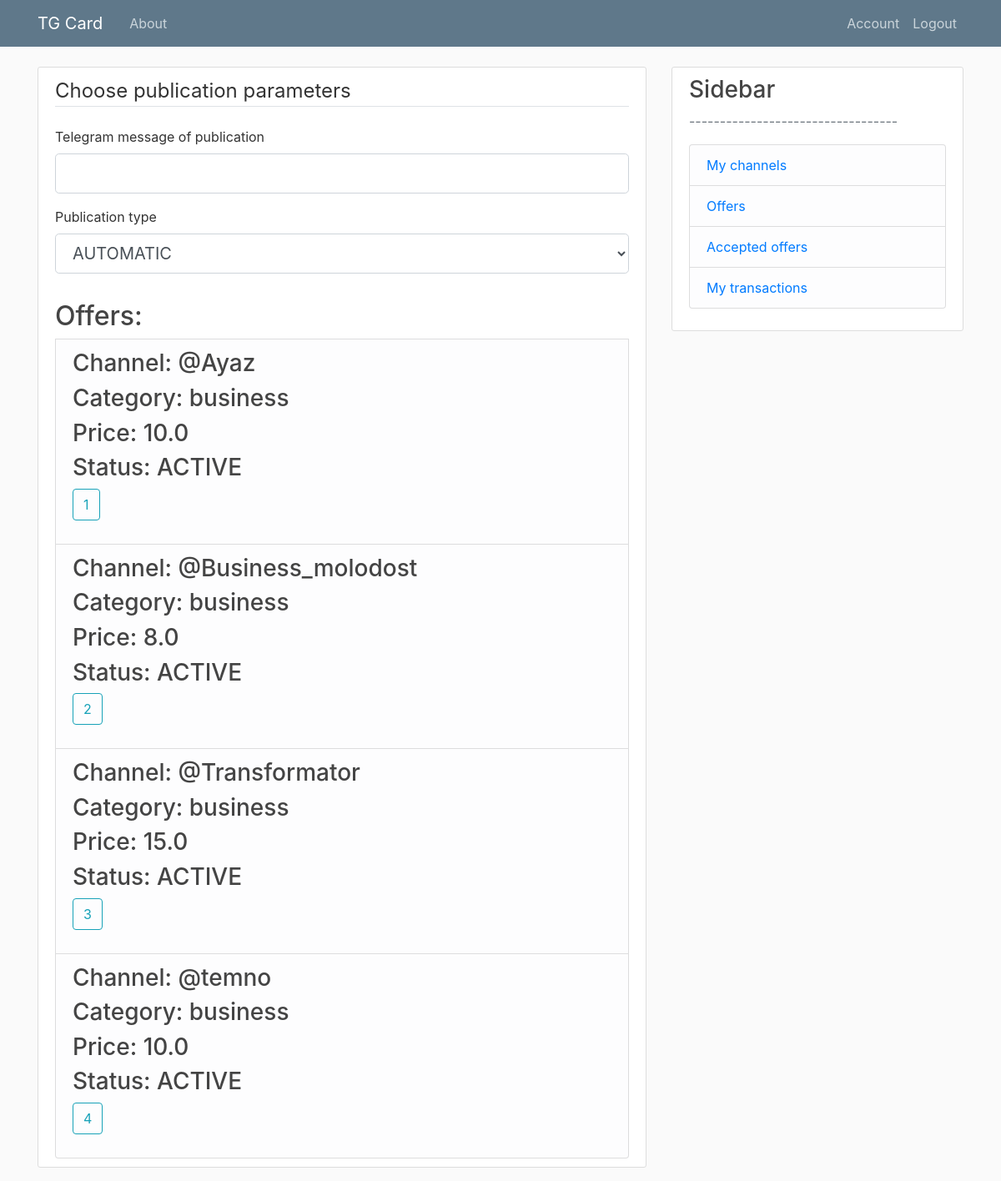
/offerList (signed in), run on an earlier commit of the app's database.
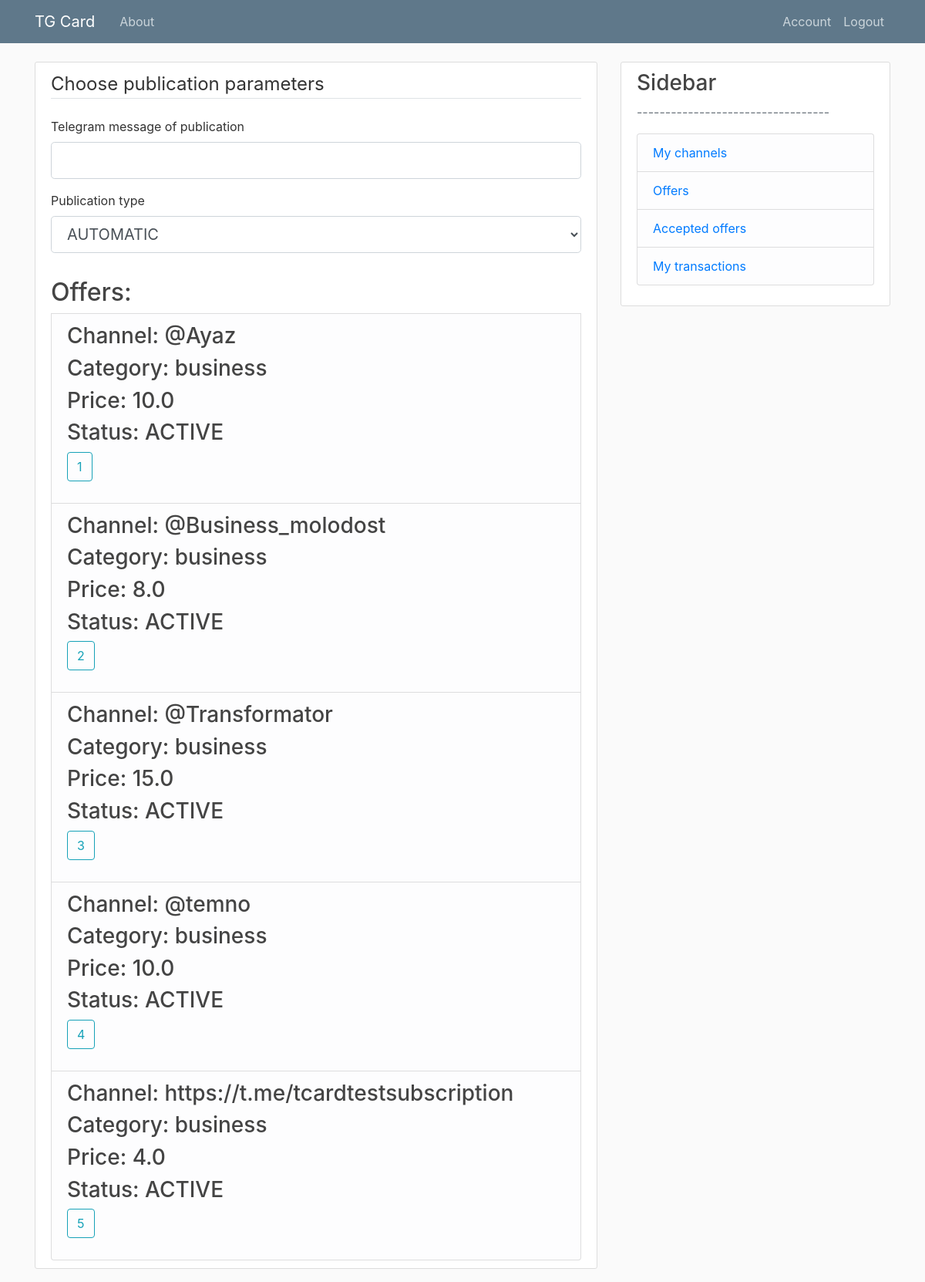
And on a later commit of the database.
### models.py (models this page shows, shortened)
class Offer(db.Model):
    id = db.Column(db.Integer, primary_key=True)
    tgLink = db.Column(db.String, index=True, unique=True, nullable=False)
    offerType = db.Column(db.String, index=True, nullable=False) # click \ subscribe
    price = db.Column(db.Float, index=True, nullable=False)
    status = db.Column(db.Integer, index=True, nullable=False) # active \ inactive
    advertId = db.Column(db.Integer, db.ForeignKey('user.id'), nullable=False)
    tasks = db.relationship('Task', backref='offer', lazy=True)
    categoryListAdv = db.relationship('CategoryListAdv', backref='offer', lazy=True)

class Category(db.Model):
    id = db.Column(db.Integer, primary_key=True)
    title = db.Column(db.String, index=True, unique=True, nullable=False)
    categoryListAdv = db.relationship('CategoryListAdv', backref='category', lazy=True)
    categoryListAff = db.relationship('CategoryListAff', backref='category', lazy=True)

### routes.py (the view, shortened to what this page needs)
@app.route("/offerList", methods=['GET', 'POST'])
@affiliate_access_level()
@login_required
def offerList():
    offers = list()
    if current_user.channels:
        categories = CategoryListAdv.query.join(CategoryListAff, CategoryListAff.categoryId == CategoryListAdv.categoryId).filter(CategoryListAff.id == current_user.channels[0].categoryListAff[0].id).all()
        offersAll = Offer.query.filter_by(status='ACTIVE').all()
        for offer in offersAll:
            if offer.categoryListAdv[0].categoryId == categories[0].categoryId:
                offers.append(offer)
    form = CreateOfferListForm()
    return render_template('offerList.html', title='OfferList', form=form, offers=offers)

### forms.py
class CreateOfferListForm(FlaskForm):
    previevText = StringField('Telegram message of publication', validators=[DataRequired()])
    taskType = SelectField('Publication type',
                        choices=[('AUTOMATIC','AUTOMATIC'), ('MANUAL','MANUAL')])
    submit = SubmitField('choose offer')

### models.py (called while the page is built)
@login_manager.user_loader
def load_user(user_id):
    return User.query.get(int(user_id))

### routes.py (called while the page is built)
def affiliate_access_level():
    def decorator(f):
        @wraps(f)
        def decorated_function(*args, **kwargs):
            if current_user.role != 'AFFILIATE':
                return redirect(url_for('access_error_page'))
            return f(*args, **kwargs)
        return decorated_function
    return decorator

### templates/offerList.html (shortened to what this page needs)
{% extends "layout.html" %}
{% block content %}
    <div class="content-section">
    <form method="POST" action="{{ url_for('offerList') }}">
        <fieldset class="form-group">
            <legend class="border-bottom mb-4">Choose publication parameters</legend>
            <div class="form-group">
                {{ form.previevText.label(class="form-control-label") }}
                {% if form.previevText.errors %}
                    {{ form.previevText(class="form-control form-control-lg is-invalid") }}
                    <div class="invalid-feedback">
                        {% for error in form.previevText.errors %}
                            <span>{{ error }}</span>
                        {% endfor %}
                    </div>
                {% else %}
                    {{ form.previevText(class="form-control form-control-lg") }}
                {% endif %}
            </div>
            <div class="form-group">
                {{ form.taskType.label(class="form-control-label") }}
                {% if form.taskType.errors %}
                    {{ form.taskType(class="form-control form-control-lg is-invalid") }}
                    <div class="invalid-feedback">
                        {% for error in form.taskType.errors %}
                            <span>{{ error }}</span>
                        {% endfor %}
                    </div>
                {% else %}
                    {{ form.taskType(class="form-control form-control-lg") }}
                {% endif %}
            </div>
        </fieldset>
    <h2>Offers: </h2>
    {% for offer in offers %}
    <li class="list-group-item list-group-item-light">
    <table>
        <tr>
                <ul class="list-group">
                    <h3>Channel: {{offer.tgLink}} </h3>
                    <h3>Category: {{offer.categoryListAdv[0].category.title}}</h3>
                    <h3>Price: {{offer.price}}</h3>
                    <h3>Status: {{offer.status}}</h3>
    	            <div class="form-group">
         	       <input class="btn btn-outline-info" id="submit" name="submit" type="submit" value="{{ offer.id }}">
    	            </div>
                </ul>
        </tr>
    </table>
    </li>
    {% endfor %}
    </div>
{% endblock content %}

### templates/layout.html (shortened to what this page needs)
<!DOCTYPE html>
<html>
<head>
    <link rel="stylesheet" href="https://maxcdn.bootstrapcdn.com/bootstrap/4.0.0/css/bootstrap.min.css">
    <link rel="stylesheet" type="text/css" href="{{ url_for('static', filename='main.css') }}">
</head>
<body>
    <header class="site-header">
      <nav class="navbar navbar-expand-md navbar-dark bg-steel fixed-top">
        <div class="container">
          <a class="navbar-brand mr-4" href="/">TG Card</a>
          <div class="collapse navbar-collapse" id="navbarToggle">
            <div class="navbar-nav mr-auto">
              <a class="nav-item nav-link" href="{{ url_for('about') }}">About</a>
            </div>
            <div class="navbar-nav">
              {% if current_user.is_authenticated %}
                <a class="nav-item nav-link" href="{{ url_for('account') }}">Account</a>
                <a class="nav-item nav-link" href="{{ url_for('logout') }}">Logout</a>
              {% else %}
                <a class="nav-item nav-link" href="{{ url_for('login') }}">Login</a>
                <a class="nav-item nav-link" href="{{ url_for('register') }}">Register</a>
              {% endif %}
            </div>
          </div>
        </div>
      </nav>
    </header>
    <main role="main" class="container">
      <div class="row">
        <div class="col-md-8">
          {% block content %}{% endblock %}
        </div>
        {% if current_user.is_authenticated %}
        <div class="col-md-4">
          <div class="content-section">
            <h3>Sidebar</h3>
            <p class='text-muted'>----------------------------------
              <ul class="list-group">
                {% if current_user.role == 'AFFILIATE' %}
                <li class="list-group-item list-group-item-light">
                    <a href="/channel">My channels</a>
                </li>
                <li class="list-group-item list-group-item-light">
                    <a href="/offerList">Offers</a></li>
                <li class="list-group-item list-group-item-light">
                    <a href="/currentUserTasks">Accepted offers</a>
                </li>
                {% endif %}
                <li class="list-group-item list-group-item-light"><a href="/transactions">My transactions</a></li>
              </ul>
            </p>
          </div>
        </div>
        {% endif %}
      </div>
    </main>
</body>
</html>

### static/main.css (style rules this page uses)
body { background: #fafafa; color: #333333; margin-top: 5rem; }
h1, h2, h3, h4, h5, h6 { color: #444444; }
.bg-steel { background-color: #5f788a; }
.site-header .navbar-nav .nav-link { color: #cbd5db; }
.content-section { background: #ffffff; padding: 10px 20px; border: 1px solid #dddddd; border-radius: 3px; margin-bottom: 20px; }

What changed in the data, as far as the page shows it:
added Offer: tgLink "https://t.me/tcardtestsubscription", title "business", price "4.0", status "ACTIVE", submit "5"
